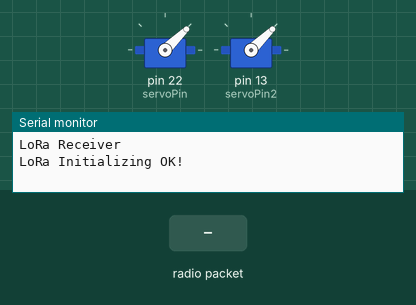
This sketch was run on a simulated Arduino Mega 2560, built with avr-gcc and run on an emulated ATmega2560. On the bench: 2 × servo, the last lines printed to the serial monitor. The test bench sets the inputs (shaded band). No radio packets arrive unless stated.

Above: at 2.2 s.
2.3 s: radio packet "1" arrives
At 3.9 s:
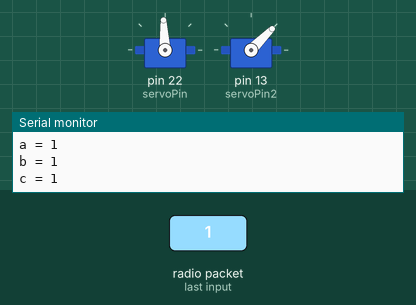
4.7 s: radio packet "0" arrives
At 7.0 s:
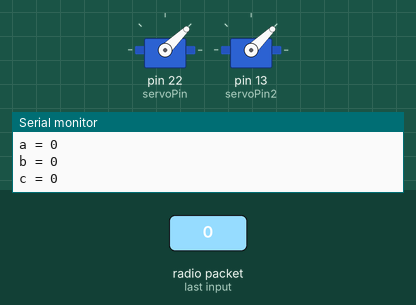
Timing chart, 0 to 8.5 s (numbered marks = the images above; inputs shaded):
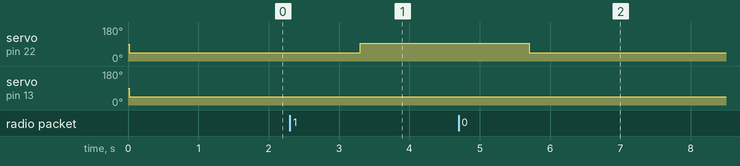

The sketch:

sketch_aug29b.ino
```cpp
#include <SPI.h>
#include <LoRa.h>

#include <Servo.h>

// Create Servo objects for two ESCs
Servo esc;
Servo esc2;

int servoPin = 22;  // Pin connected to the first ESC control wire
int servoPin2 = 13; // Pin connected to the second ESC control wire
// define the pins used by the transceiver module
#define ss 5
#define rst 14
#define dio0 2

void setup() {
  // initialize Serial Monitor
  Serial.begin(115200);
  while (!Serial);
  Serial.println("LoRa Receiver");

  // setup LoRa transceiver module
  LoRa.setPins(ss, rst, dio0);

    esc.attach(servoPin);
  esc2.attach(servoPin2);
  // replace the LoRa.begin() argument with your location's frequency
  while (!LoRa.begin(433E6)) {
    Serial.println(".");
    delay(500);
  }

  // Change sync word (0xF3) to match the receiver
  LoRa.setSyncWord(0xF3);
  Serial.println("LoRa Initializing OK!");

  esc.writeMicroseconds(1000);   // Sends a signal to stop the motor (minimum throttle)
  esc2.writeMicroseconds(1000);  // Sends a signal to stop the motor (minimum throttle)
  delay(1000);
}

void motor_speed(int throttle,int turn){
    int x=map(throttle,0,100,1000,1500);
    int mot1=x;
    int mot2=x;
    if(turn==1){
      mot1+=500;
    }
    else if(turn==2){
      mot2+=500;
    }
      esc.writeMicroseconds(mot1);   // Full throttle
      esc2.writeMicroseconds(mot2);  // Full throttle


}
void loop() {
  // try to parse packet
  int packetSize = LoRa.parsePacket();
  if (packetSize) {
    // received a packet
    Serial.print("Received packet '");

    // read the entire packet as a string
    String receivedString = LoRa.readString();
    Serial.println(receivedString);

    // Find the positions of the commas
    int firstComma = receivedString.indexOf(',');
    int secondComma = receivedString.indexOf(',', firstComma + 1);

    // Extract the substrings and convert them to integers
    int mode = receivedString.substring(0, firstComma).toInt();
    int throttle = receivedString.substring(firstComma + 1, secondComma).toInt(); // +1 to skip the comma
    int turn = receivedString.substring(secondComma + 1).toInt();

    // Print the integers to verify
    Serial.print("a = ");
    Serial.println(mode);
    Serial.print("b = ");
    Serial.println(throttle);
    Serial.print("c = ");
    Serial.println(turn);


    if (mode==0){
      //set servo=0;
      motor_speed(throttle,turn);
    }
    else if(mode==1){
      //set servo 90;
      motor_speed(throttle,turn);
    }

  }
}
```

Measured:
- after the input at 2.3 s, servo on pin 22 (servoPin): 44° → 93° after 1.0 s; servo on pin 13 (servoPin2): 44° → 45° after 1.0 s
- after the input at 4.7 s, servo on pin 22 (servoPin): 93° → 44° after 1.0 s; servo on pin 13 (servoPin2): 45° → 44° after 1.0 s
